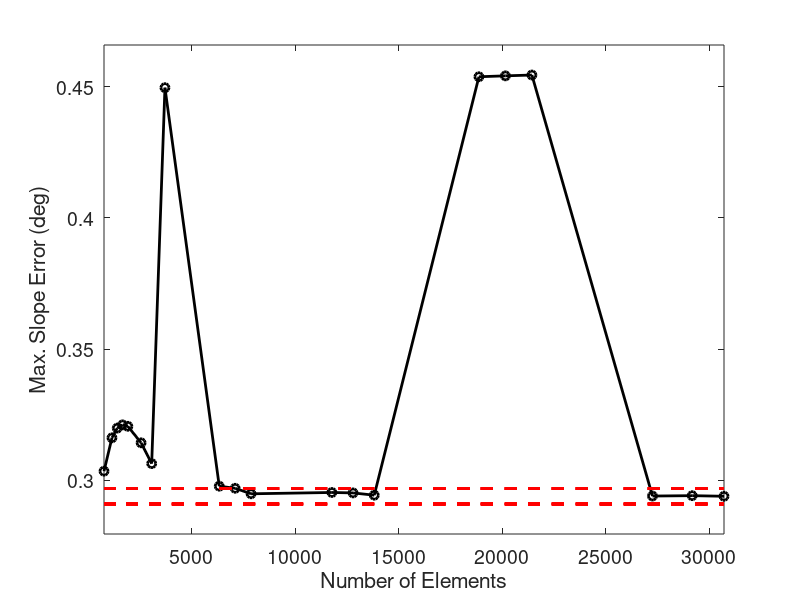
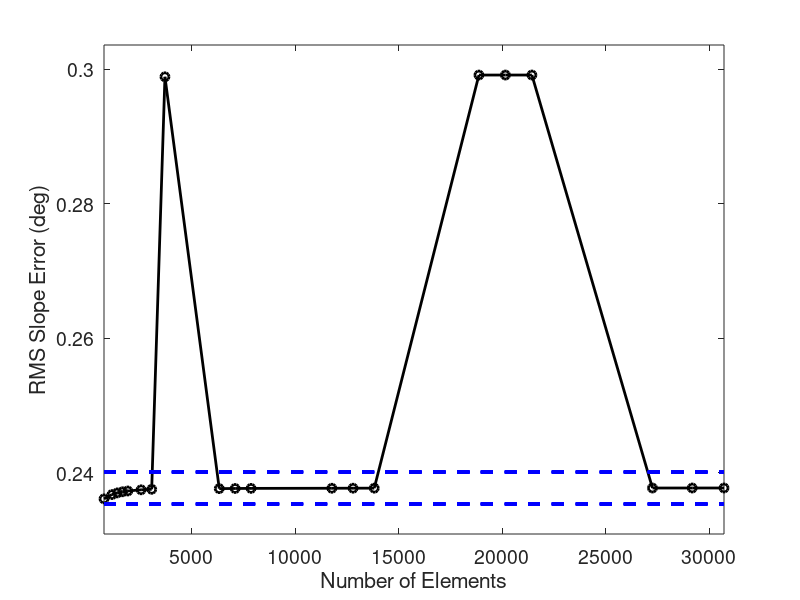

Reproduce these figures in MATLAB, in order.
clc
clear
close all

% load("quad_convergence_v4_pt1.mat")
% load("quad_convergence_v4_pt2.mat")
% 
% element_count = [element_count_pt1;  element_count_pt2];
% mesh_size = [mesh_size_pt1; mesh_size_pt2];
% rms_slope = [rms_slope_pt1; rms_slope_pt2];
% max_slope = [max_slope_pt1; max_slope_pt2];

load("quad_convergence_v5.mat")

max_slope_deg = rad2deg(max_slope);
max_slope_bounds = [0.99 1.01]*max_slope_deg(end);
rms_slope_deg = rad2deg(rms_slope);
rms_slope_bounds = [0.99 1.01]*rms_slope_deg(end);

figure; hold on; axis padded; box on;
plot(element_count,max_slope_deg,"o-","LineWidth",2,"Color","k")
plot(element_count,ones(length(element_count))*max_slope_bounds(1),...
    "--","LineWidth",2,"Color","r")
plot(element_count,ones(length(element_count))*max_slope_bounds(2),...
    "--","LineWidth",2,"Color","r")
xlim([element_count(1),element_count(end)])
xlabel("Number of Elements")
ylabel("Max. Slope Error (deg)")
set(gcf,'Units','Inches','Position',[1,1,4.5*1.3,3*1.3]);
set(gca,'FontSize',14)
hold off;

figure; hold on; axis padded; box on;
plot(element_count,rms_slope_deg,"o-","LineWidth",2,"Color","k")
plot(element_count,ones(length(element_count))*rms_slope_bounds(1),...
    "--","LineWidth",2,"Color","b")
plot(element_count,ones(length(element_count))*rms_slope_bounds(2),...
    "--","LineWidth",2,"Color","b")
xlim([element_count(1),element_count(end)])
xlabel("Number of Elements")
ylabel("RMS Slope Error (deg)")
set(gcf,'Units','Inches','Position',[1,1,4.5*1.3,3*1.3]);
set(gca,'FontSize',14)
hold off;
